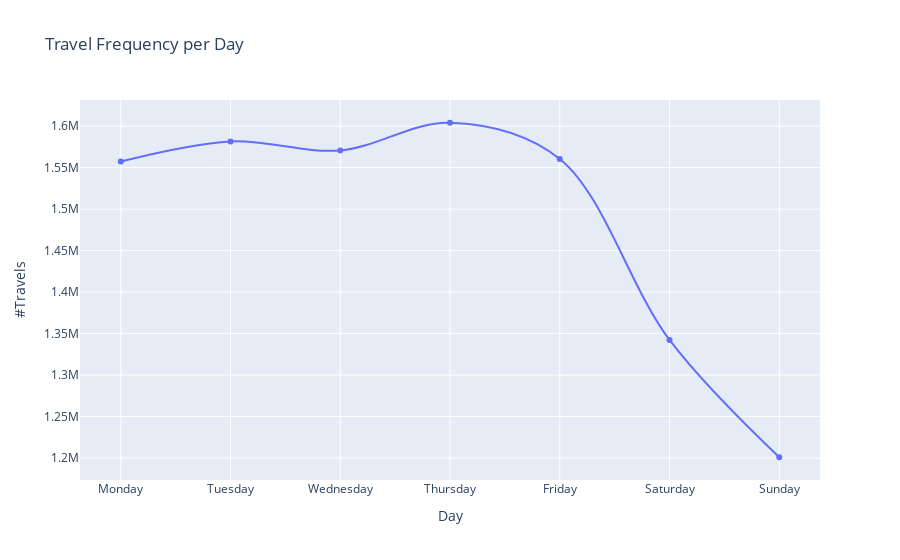

Notebook cell for this chart:
### Code cell
import plotly
from plotly import graph_objs as go
plotly.offline.init_notebook_mode(connected=True)
plotly.offline.iplot({
    "data": [go.Scatter(x=df_week['index'], y=df_week['Count'], name='Start month', line_shape='spline')], 
    "layout": go.Layout(title='Travel Frequency per Day',xaxis=dict(title='Day'), yaxis=dict(title='#Travels'))
})

### Figure 1 — Plotly figure (JSON) as saved in the notebook; plotly's stock layout.template omitted (floating-point values rounded to 4 significant figures)
{"data": [{"line": {"shape": "spline"}, "name": "Start month", "type": "scatter", "x": ["Monday", "Tuesday", "Wednesday", "Thursday", "Friday", "Saturday", "Sunday"], "y": [1557336, 1581527, 1570771, 1604066, 1560452, 1342328, 1200971]}], "layout": {"title": {"text": "Travel Frequency per Day"}, "xaxis": {"title": {"text": "Day"}}, "yaxis": {"title": {"text": "#Travels"}}}}
